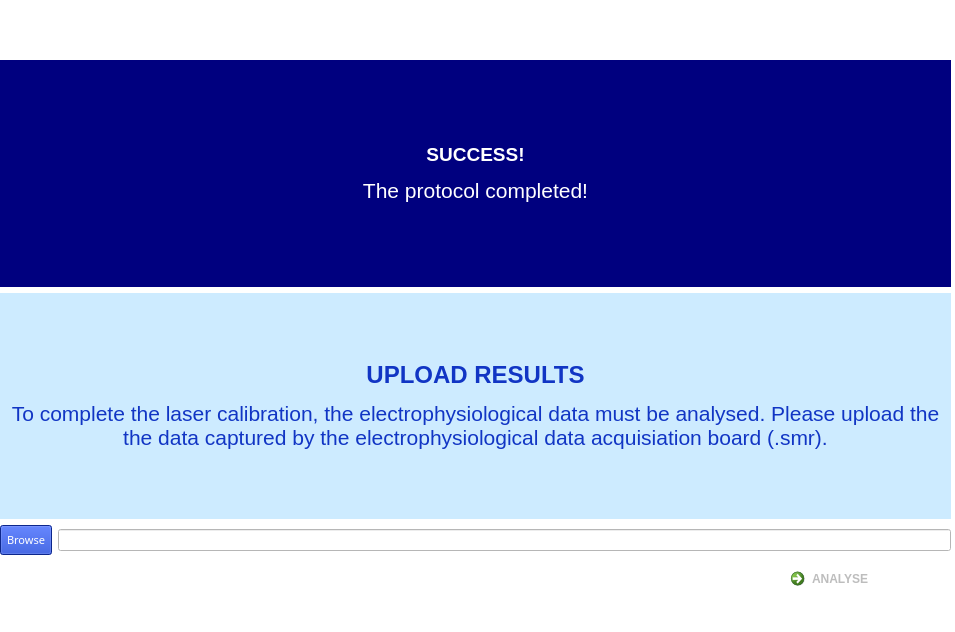
<?xml version="1.0" encoding="UTF-8"?>
<ui version="4.0">
 <class>Dialog</class>
 <widget class="QDialog" name="Dialog">
  <property name="geometry">
   <rect>
    <x>0</x>
    <y>0</y>
    <width>955</width>
    <height>632</height>
   </rect>
  </property>
  <property name="windowTitle">
   <string>Py2Pulse</string>
  </property>
  <property name="windowIcon">
   <iconset resource="../../icons.qrc">
    <normaloff>:/Icons/QTIcons/Laser2.png</normaloff>:/Icons/QTIcons/Laser2.png</iconset>
  </property>
  <property name="styleSheet">
   <string notr="true">background-color: rgb(255, 255, 255);</string>
  </property>
  <widget class="QWidget" name="gridLayoutWidget">
   <property name="geometry">
    <rect>
     <x>0</x>
     <y>60</y>
     <width>951</width>
     <height>551</height>
    </rect>
   </property>
   <layout class="QGridLayout" name="gridLayout">
    <item row="4" column="0" colspan="2">
     <widget class="QLabel" name="label">
      <property name="minimumSize">
       <size>
        <width>0</width>
        <height>60</height>
       </size>
      </property>
      <property name="styleSheet">
       <string notr="true">background-color: rgb(0, 0, 127);
color: rgb(255, 255, 255);</string>
      </property>
      <property name="text">
       <string>&lt;html&gt;&lt;head/&gt;&lt;body&gt;&lt;p align=&quot;center&quot;&gt;&lt;span style=&quot; font-size:14pt; font-weight:600; color:#ffffff;&quot;&gt;SUCCESS!&lt;/span&gt;&lt;/p&gt;&lt;p align=&quot;center&quot;&gt;&lt;span style=&quot; font-family:'Calibri'; font-size:16pt; color:#ffffff;&quot;&gt;The protocol completed!&lt;/span&gt;&lt;/p&gt;&lt;/body&gt;&lt;/html&gt;</string>
      </property>
      <property name="wordWrap">
       <bool>true</bool>
      </property>
     </widget>
    </item>
    <item row="8" column="0">
     <widget class="QToolButton" name="BrowseButtonPC">
      <property name="sizePolicy">
       <sizepolicy hsizetype="Preferred" vsizetype="Fixed">
        <horstretch>0</horstretch>
        <verstretch>0</verstretch>
       </sizepolicy>
      </property>
      <property name="minimumSize">
       <size>
        <width>30</width>
        <height>30</height>
       </size>
      </property>
      <property name="font">
       <font>
        <family>Eras Medium ITC</family>
        <pointsize>8</pointsize>
        <weight>50</weight>
        <italic>false</italic>
        <bold>false</bold>
       </font>
      </property>
      <property name="cursor">
       <cursorShape>PointingHandCursor</cursorShape>
      </property>
      <property name="styleSheet">
       <string notr="true">font: 8pt &quot;Eras Medium ITC&quot;; 
background-color: rgb(17, 53, 196);
color: rgb(255, 255, 255);</string>
      </property>
      <property name="text">
       <string>Browse</string>
      </property>
     </widget>
    </item>
    <item row="8" column="1">
     <widget class="QLineEdit" name="lineEditDir">
      <property name="readOnly">
       <bool>true</bool>
      </property>
     </widget>
    </item>
    <item row="6" column="0" colspan="2">
     <widget class="QLabel" name="label_3">
      <property name="styleSheet">
       <string notr="true">background-color: rgb(0, 153, 255,50);</string>
      </property>
      <property name="text">
       <string>&lt;html&gt;&lt;head/&gt;&lt;body&gt;&lt;p align=&quot;center&quot;&gt;&lt;span style=&quot; font-family:'Calibri'; font-size:18pt; font-weight:600; color:#1135c4;&quot;&gt;UPLOAD RESULTS&lt;/span&gt;&lt;/p&gt;&lt;p align=&quot;center&quot;&gt;&lt;span style=&quot; font-family:'Calibri'; font-size:16pt; color:#1135c4;&quot;&gt;To complete the laser calibration, the electrophysiological data must be analysed. Please upload the the data captured by the electrophysiological data acquisiation board (.smr).&lt;/span&gt;&lt;/p&gt;&lt;/body&gt;&lt;/html&gt;</string>
      </property>
      <property name="wordWrap">
       <bool>true</bool>
      </property>
     </widget>
    </item>
    <item row="9" column="0" colspan="2" alignment="Qt::AlignRight">
     <widget class="QCommandLinkButton" name="AnalyseButton">
      <property name="maximumSize">
       <size>
        <width>16777215</width>
        <height>50</height>
       </size>
      </property>
      <property name="cursor">
       <cursorShape>PointingHandCursor</cursorShape>
      </property>
      <property name="styleSheet">
       <string notr="true">font: 14pt &quot;Eras Bold ITC&quot;;
background-color: rgb(0, 153, 255,50);
color: rgb(189, 189, 189);</string>
      </property>
      <property name="text">
       <string>ANALYSE</string>
      </property>
      <property name="icon">
       <iconset resource="../../icons.qrc">
        <normaloff>:/Icons/QTIcons/RunArrowGrey.png</normaloff>:/Icons/QTIcons/RunArrowGrey.png</iconset>
      </property>
      <property name="iconSize">
       <size>
        <width>40</width>
        <height>40</height>
       </size>
      </property>
      <property name="checkable">
       <bool>false</bool>
      </property>
     </widget>
    </item>
   </layout>
  </widget>
  <widget class="QLabel" name="label_173">
   <property name="geometry">
    <rect>
     <x>390</x>
     <y>0</y>
     <width>180</width>
     <height>60</height>
    </rect>
   </property>
   <property name="maximumSize">
    <size>
     <width>180</width>
     <height>60</height>
    </size>
   </property>
   <property name="text">
    <string/>
   </property>
   <property name="pixmap">
    <pixmap resource="../../icons.qrc">:/Icons/QTIcons/Py2Pulse Logo.PNG</pixmap>
   </property>
   <property name="scaledContents">
    <bool>true</bool>
   </property>
  </widget>
 </widget>
 <resources>
  <include location="../../icons.qrc"/>
  <include location="../../icons.qrc"/>
 </resources>
 <connections/>
</ui>
